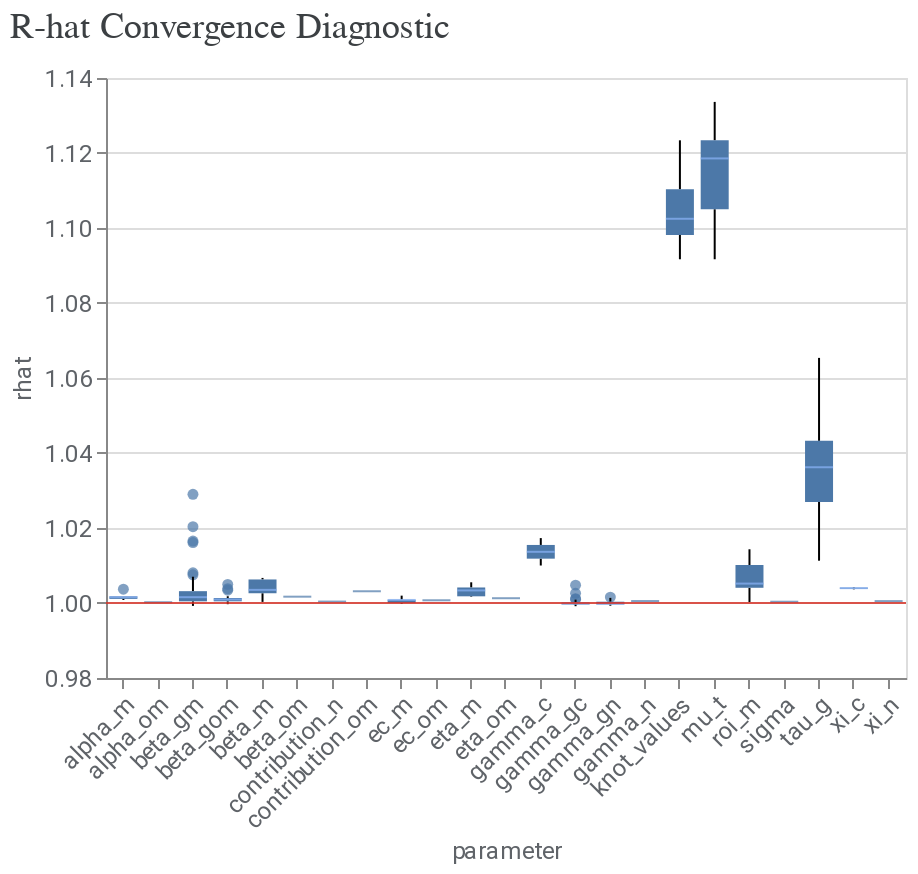

Notebook code cell kept with this figure:
### Markdown cell above
To further assess convergence and model fit, you can use the methods from `visualizer` module.

1\. Assess convergence. Run the following code to generate r-hat statistics. R-hat close to 1.0 indicate convergence. R-hat < 1.2 indicates approximate convergence and is a reasonable threshold for many problems.

### Code cell
model_diagnostics = visualizer.ModelDiagnostics(mmm)
model_diagnostics.plot_rhat_boxplot()

### Figure 1 — Vega-Lite specification as saved in the notebook (floating-point values rounded to 4 significant figures; data arrays with more than 128 entries replaced by an {"elided": "..."} marker saying what was removed)
{"config": {"view": {"continuousWidth": 300, "continuousHeight": 300}, "axis": {"labelColor": "#5F6368", "labelFont": "Roboto", "labelFontSize": 12, "titleColor": "#5F6368", "titleFont": "Roboto", "titleFontSize": 12, "titleFontWeight": "normal"}}, "layer": [{"data": {"name": "data-a0ef8dc69c966065550ed71632c1b39c"}, "mark": {"type": "boxplot", "median": {"color": "#8AB4F8"}, "outliers": {"filled": true}}, "encoding": {"x": {"axis": {"labelAngle": -45}, "field": "parameter", "type": "nominal"}, "y": {"field": "rhat", "scale": {"zero": false}, "type": "quantitative"}}}, {"data": {"name": "empty"}, "mark": {"type": "rule", "color": "#D93025", "opacity": 0.8}, "encoding": {"y": {"datum": 1}}}], "title": {"text": "R-hat Convergence Diagnostic", "anchor": "start", "color": "#3C4043", "font": "Google Sans Display", "fontSize": 18, "fontWeight": "normal", "offset": 10}, "width": 400, "$schema": "https://vega.github.io/schema/vega-lite/v5.20.1.json", "datasets": {"data-a0ef8dc69c966065550ed71632c1b39c": {"elided": "657 records"}, "empty": [{}]}}
